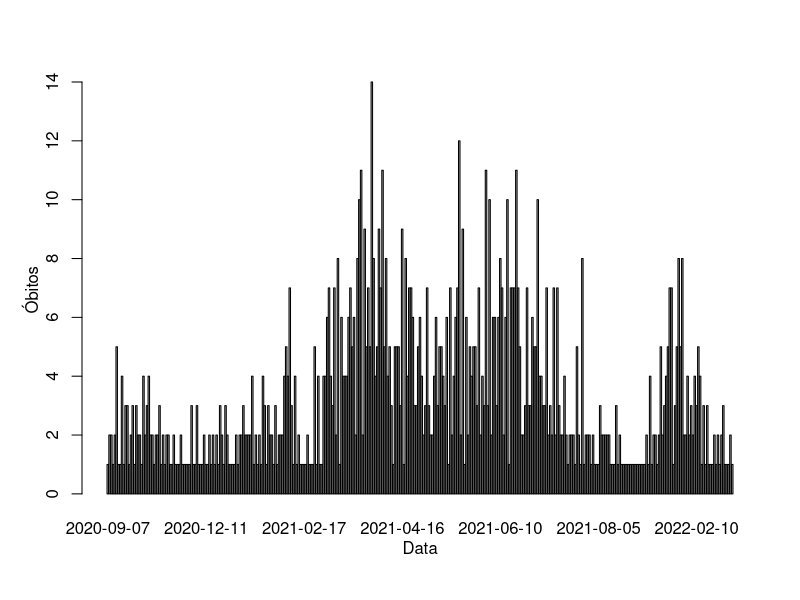

Write R code to recreate this figure.
if (!("readxl") %in% installed.packages()) install.packages("readxl")
if (!("ggplot2") %in% installed.packages()) install.packages("ggplot2")
library(ggplot2)
library(readxl)
covid_19_bauru_mortes <- read_excel("./dados/covid_19_bauru_mortes.xlsx", range=cell_cols("G:G"), col_types=c("date"))
obitos <- table(covid_19_bauru_mortes)
barplot(obitos[-1])
mtext(side = 1, text = "Data", line = 2)
mtext(side = 2, text = "Óbitos", line = 2)